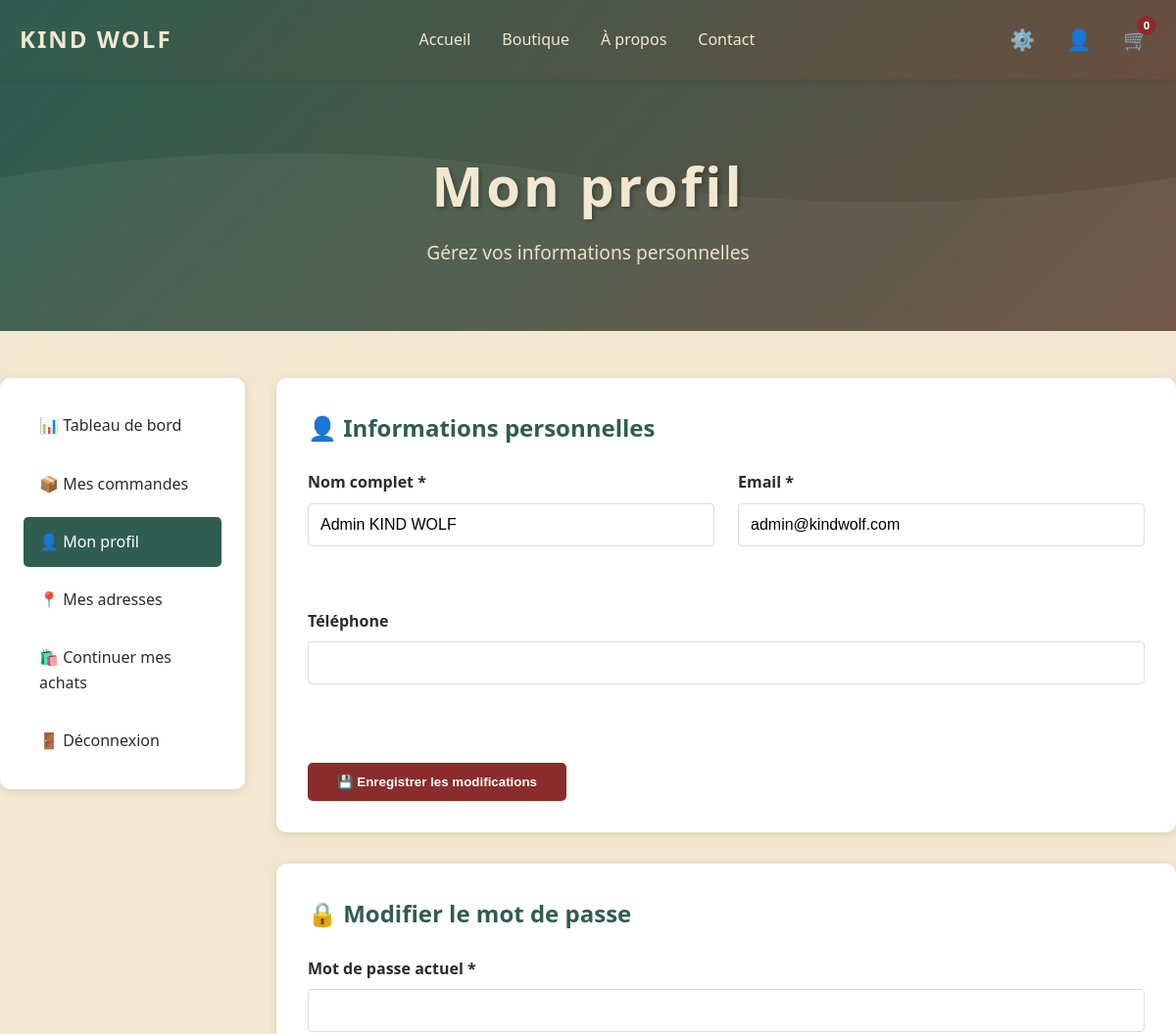
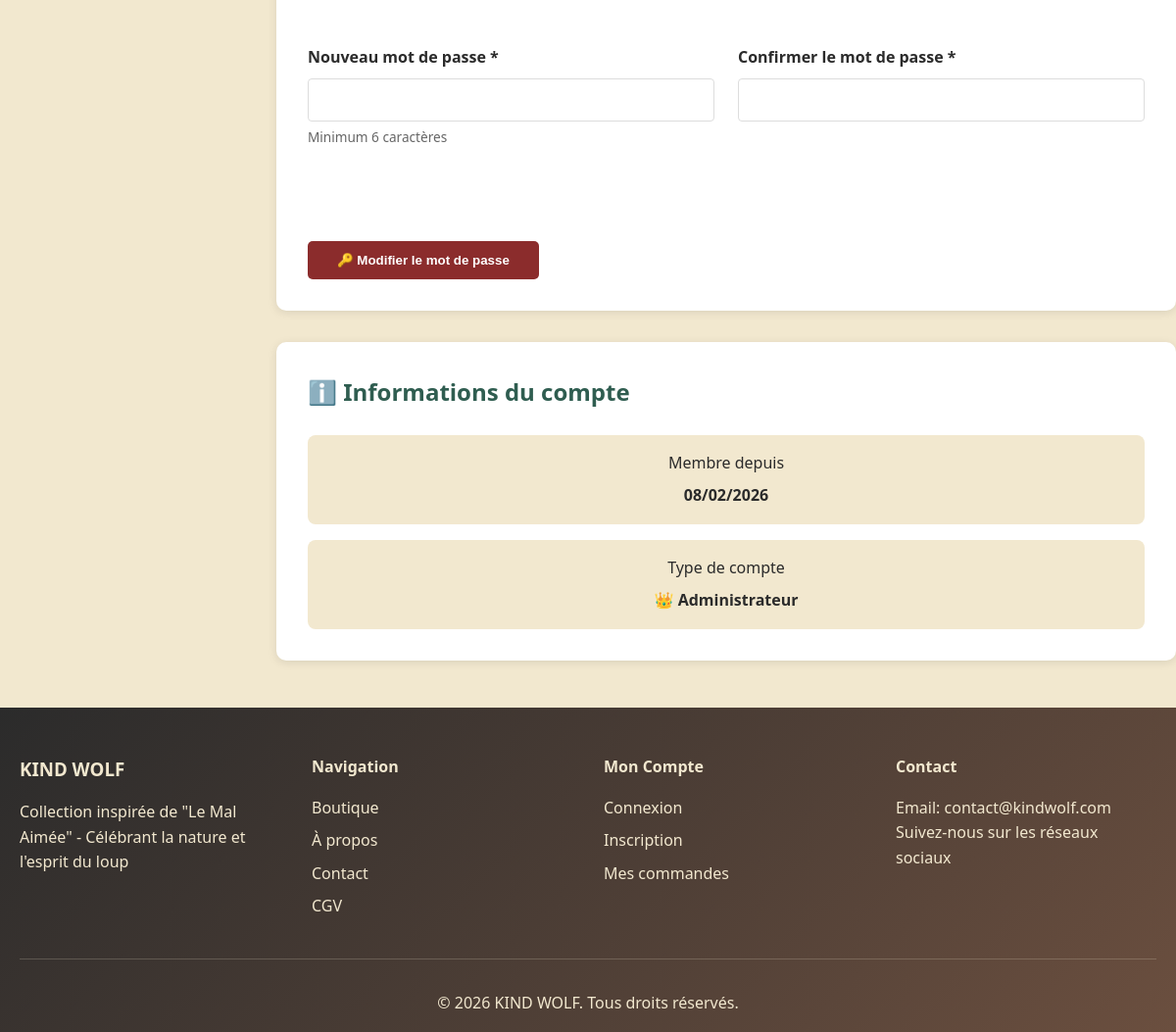
/kindwolf/user/profil.php (signed in), run on the app's committed database (2 pictures, top to bottom).
### tables this page shows
CREATE TABLE users (
    id INT PRIMARY KEY AUTO_INCREMENT,
    name VARCHAR(100) NOT NULL,
    email VARCHAR(150) UNIQUE NOT NULL,
    password VARCHAR(255) NOT NULL,
    role ENUM('customer', 'admin') DEFAULT 'customer',
    phone VARCHAR(20),
    created_at TIMESTAMP DEFAULT CURRENT_TIMESTAMP,
    updated_at TIMESTAMP DEFAULT CURRENT_TIMESTAMP ON UPDATE CURRENT_TIMESTAMP,
    INDEX idx_email (email),
    INDEX idx_role (role)
);

### kindwolf/user/profil.php (the view, shortened to what this page needs)
<?php
require_once '../config.php';
$user_id = $_SESSION['user_id'];
$stmt = $pdo->prepare("SELECT * FROM users WHERE id = ?");
$stmt->execute([$user_id]);
$user = $stmt->fetch();
?>
<!DOCTYPE html>
<html lang="fr">
<head>
    <link rel="stylesheet" href="<?php echo BASE_URL; ?>/style.css">
</head>
<body>
    <?php include '../header.php'; ?>
    <div class="page-header">
        <h1>Mon profil</h1>
        <p>Gérez vos informations personnelles</p>
    </div>
    <div class="account-container container">
        <aside class="account-sidebar">
            <nav class="account-menu">
                <a href="<?php echo BASE_URL; ?>/user/compte.php">
                    📊 Tableau de bord
                </a>
                <a href="<?php echo BASE_URL; ?>/user/commandes.php">
                    📦 Mes commandes
                </a>
                <a href="<?php echo BASE_URL; ?>/user/profil.php" class="active">
                    👤 Mon profil
                </a>
                <a href="<?php echo BASE_URL; ?>/user/adresses.php">
                    📍 Mes adresses
                </a>
                <a href="<?php echo BASE_URL; ?>/pages/boutique.php">
                    🛍️ Continuer mes achats
                </a>
                <a href="<?php echo BASE_URL; ?>/auth/logout.php">
                    🚪 Déconnexion
                </a>
            </nav>
        </aside>
        <div class="account-main">
            <section class="account-section">
                <h2>👤 Informations personnelles</h2>
                <form method="POST" class="profile-form">
                    <div class="form-row">
                        <div class="form-group">
                            <label for="name">Nom complet *</label>
                            <input type="text" id="name" name="name"
                                   value="<?php echo htmlspecialchars($user['name']); ?>" required>
                        </div>
                        <div class="form-group">
                            <label for="email">Email *</label>
                            <input type="email" id="email" name="email"
                                   value="<?php echo htmlspecialchars($user['email']); ?>" required>
                        </div>
                    </div>
                    <div class="form-group">
                        <label for="phone">Téléphone</label>
                        <input type="tel" id="phone" name="phone"
                               value="<?php echo htmlspecialchars($user['phone'] ?? ''); ?>">
                    </div>
                    <div class="form-actions">
                        <button type="submit" name="update_profile" class="btn-primary">
                            💾 Enregistrer les modifications
                        </button>
                    </div>
                </form>
            </section>
            <section class="account-section">
                <h2>🔒 Modifier le mot de passe</h2>
                <form method="POST" class="profile-form">
                    <div class="form-group">
                        <label for="current_password">Mot de passe actuel *</label>
                        <input type="password" id="current_password" name="current_password" required>
                    </div>
                    <div class="form-row">
                        <div class="form-group">
                            <label for="new_password">Nouveau mot de passe *</label>
                            <input type="password" id="new_password" name="new_password"
                                   minlength="6" required>
                            <small>Minimum 6 caractères</small>
                        </div>
                        <div class="form-group">
                            <label for="confirm_password">Confirmer le mot de passe *</label>
                            <input type="password" id="confirm_password" name="confirm_password"
                                   minlength="6" required>
                        </div>
                    </div>
                    <div class="form-actions">
                        <button type="submit" name="change_password" class="btn-primary">
                            🔑 Modifier le mot de passe
                        </button>
                    </div>
                </form>
            </section>
            <section class="account-section">
                <h2>ℹ️ Informations du compte</h2>
                <div class="info-list">
                    <div class="info-item">
                        <span class="info-label">Membre depuis</span>
                        <span class="info-value"><?php echo date('d/m/Y', strtotime($user['created_at'])); ?></span>
                    </div>
                    <div class="info-item">
                        <span class="info-label">Type de compte</span>
                        <span class="info-value">
                            <?php echo $user['role'] === 'admin' ? '👑 Administrateur' : '👤 Client'; ?>
                        </span>
                    </div>
                </div>
            </section>
        </div>
    </div>
    <?php include '../footer.php'; ?>
</body>
</html>

### data on the page
users: name "Admin KIND WOLF", email "admin@kindwolf.com", created_at "08/02/2026"
